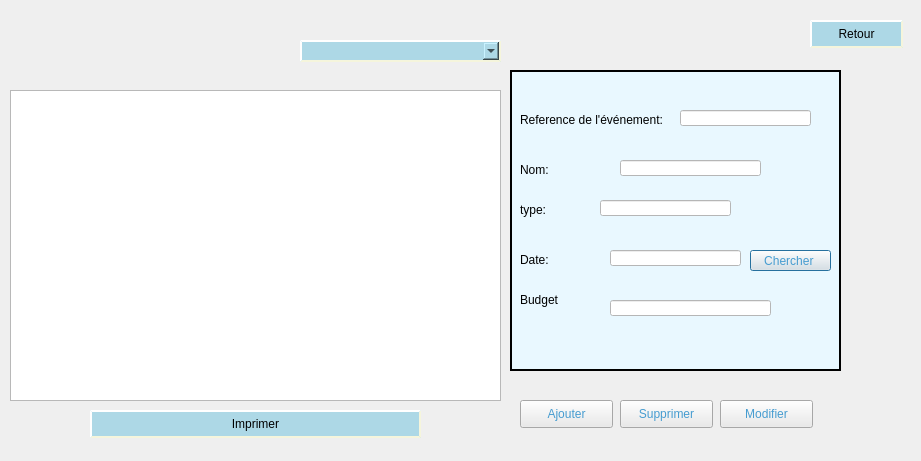
<?xml version="1.0" encoding="UTF-8"?>
<ui version="4.0">
 <class>crud_evenement</class>
 <widget class="QDialog" name="crud_evenement">
  <property name="geometry">
   <rect>
    <x>0</x>
    <y>0</y>
    <width>921</width>
    <height>461</height>
   </rect>
  </property>
  <property name="windowTitle">
   <string>Gestion de l'évémentiel</string>
  </property>
  <widget class="QFrame" name="frame">
   <property name="geometry">
    <rect>
     <x>510</x>
     <y>70</y>
     <width>331</width>
     <height>301</height>
    </rect>
   </property>
   <property name="styleSheet">
    <string notr="true">background-color:rgb(233,248,255);</string>
   </property>
   <property name="frameShape">
    <enum>QFrame::Box</enum>
   </property>
   <property name="frameShadow">
    <enum>QFrame::Plain</enum>
   </property>
   <property name="lineWidth">
    <number>2</number>
   </property>
   <property name="midLineWidth">
    <number>0</number>
   </property>
   <widget class="QLabel" name="label_15">
    <property name="geometry">
     <rect>
      <x>10</x>
      <y>40</y>
      <width>161</width>
      <height>20</height>
     </rect>
    </property>
    <property name="styleSheet">
     <string notr="true"/>
    </property>
    <property name="text">
     <string>Reference de l'événement:</string>
    </property>
   </widget>
   <widget class="QLabel" name="label_16">
    <property name="geometry">
     <rect>
      <x>10</x>
      <y>90</y>
      <width>91</width>
      <height>20</height>
     </rect>
    </property>
    <property name="styleSheet">
     <string notr="true"/>
    </property>
    <property name="text">
     <string>Nom:</string>
    </property>
   </widget>
   <widget class="QLabel" name="label_23">
    <property name="geometry">
     <rect>
      <x>10</x>
      <y>220</y>
      <width>91</width>
      <height>20</height>
     </rect>
    </property>
    <property name="styleSheet">
     <string notr="true"/>
    </property>
    <property name="text">
     <string>Budget</string>
    </property>
   </widget>
   <widget class="QLabel" name="label_17">
    <property name="geometry">
     <rect>
      <x>10</x>
      <y>130</y>
      <width>141</width>
      <height>20</height>
     </rect>
    </property>
    <property name="styleSheet">
     <string notr="true"/>
    </property>
    <property name="text">
     <string>type:</string>
    </property>
   </widget>
   <widget class="QLabel" name="label_18">
    <property name="geometry">
     <rect>
      <x>10</x>
      <y>180</y>
      <width>41</width>
      <height>20</height>
     </rect>
    </property>
    <property name="styleSheet">
     <string notr="true"/>
    </property>
    <property name="text">
     <string>Date:</string>
    </property>
   </widget>
   <widget class="QLineEdit" name="ref">
    <property name="geometry">
     <rect>
      <x>170</x>
      <y>40</y>
      <width>131</width>
      <height>16</height>
     </rect>
    </property>
    <property name="styleSheet">
     <string notr="true">background-color: rgb(255, 255, 255);
font: 10pt &quot;MS Shell Dlg 2&quot;;
color: rgb(0, 0, 0);
text-decoration:none;</string>
    </property>
    <property name="clearButtonEnabled">
     <bool>true</bool>
    </property>
   </widget>
   <widget class="QLineEdit" name="nom">
    <property name="geometry">
     <rect>
      <x>110</x>
      <y>90</y>
      <width>141</width>
      <height>16</height>
     </rect>
    </property>
    <property name="styleSheet">
     <string notr="true">background-color: rgb(255, 255, 255);
font: 10pt &quot;MS Shell Dlg 2&quot;;
color: rgb(0, 0, 0);
text-decoration:none;</string>
    </property>
    <property name="clearButtonEnabled">
     <bool>true</bool>
    </property>
   </widget>
   <widget class="QLineEdit" name="date">
    <property name="geometry">
     <rect>
      <x>100</x>
      <y>180</y>
      <width>131</width>
      <height>16</height>
     </rect>
    </property>
    <property name="styleSheet">
     <string notr="true">background-color: rgb(255, 255, 255);
font: 10pt &quot;MS Shell Dlg 2&quot;;
color: rgb(0, 0, 0);
text-decoration:none;</string>
    </property>
    <property name="clearButtonEnabled">
     <bool>true</bool>
    </property>
   </widget>
   <widget class="QLineEdit" name="type">
    <property name="geometry">
     <rect>
      <x>90</x>
      <y>130</y>
      <width>131</width>
      <height>16</height>
     </rect>
    </property>
    <property name="styleSheet">
     <string notr="true">background-color: rgb(255, 255, 255);
font: 10pt &quot;MS Shell Dlg 2&quot;;
color: rgb(0, 0, 0);
text-decoration:none;</string>
    </property>
    <property name="clearButtonEnabled">
     <bool>true</bool>
    </property>
   </widget>
   <widget class="QLineEdit" name="budget">
    <property name="geometry">
     <rect>
      <x>100</x>
      <y>230</y>
      <width>161</width>
      <height>16</height>
     </rect>
    </property>
    <property name="styleSheet">
     <string notr="true">background-color: rgb(255, 255, 255);
font: 10pt &quot;MS Shell Dlg 2&quot;;
color: rgb(0, 0, 0);
text-decoration:none;</string>
    </property>
    <property name="clearButtonEnabled">
     <bool>true</bool>
    </property>
   </widget>
   <widget class="QPushButton" name="pushButton_chercherD_2">
    <property name="geometry">
     <rect>
      <x>240</x>
      <y>180</y>
      <width>81</width>
      <height>21</height>
     </rect>
    </property>
    <property name="styleSheet">
     <string notr="true">border-color: rgb(0, 123, 180);
font: 10pt &quot;MS Shell Dlg 2&quot;;
background-color: rgb(234, 234, 234);
color: qlineargradient(spread:reflect, x1:0, y1:0, x2:1, y2:0, stop:0.512712 rgba(70, 156, 208, 255));</string>
    </property>
    <property name="text">
     <string>Chercher </string>
    </property>
   </widget>
  </widget>
  <widget class="QPushButton" name="pushButton_Modifier_C">
   <property name="geometry">
    <rect>
     <x>720</x>
     <y>400</y>
     <width>93</width>
     <height>28</height>
    </rect>
   </property>
   <property name="styleSheet">
    <string notr="true">border-color: rgb(0, 123, 180);
font: 10pt &quot;MS Shell Dlg 2&quot;;
background-color: rgb(234, 234, 234);
color: qlineargradient(spread:reflect, x1:0, y1:0, x2:1, y2:0, stop:0.512712 rgba(70, 156, 208, 255));</string>
   </property>
   <property name="text">
    <string>Modifier</string>
   </property>
  </widget>
  <widget class="QPushButton" name="pushButton_supprimer_C">
   <property name="geometry">
    <rect>
     <x>620</x>
     <y>400</y>
     <width>93</width>
     <height>28</height>
    </rect>
   </property>
   <property name="styleSheet">
    <string notr="true">border-color: rgb(0, 123, 180);
font: 10pt &quot;MS Shell Dlg 2&quot;;
background-color: rgb(234, 234, 234);
color: qlineargradient(spread:reflect, x1:0, y1:0, x2:1, y2:0, stop:0.512712 rgba(70, 156, 208, 255));</string>
   </property>
   <property name="text">
    <string>Supprimer</string>
   </property>
  </widget>
  <widget class="QPushButton" name="pushButton_ajout_C">
   <property name="geometry">
    <rect>
     <x>520</x>
     <y>400</y>
     <width>93</width>
     <height>28</height>
    </rect>
   </property>
   <property name="styleSheet">
    <string notr="true">border-color: rgb(0, 123, 180);
font: 10pt &quot;MS Shell Dlg 2&quot;;
background-color: rgb(234, 234, 234);
color: qlineargradient(spread:reflect, x1:0, y1:0, x2:1, y2:0, stop:0.512712 rgba(70, 156, 208, 255));</string>
   </property>
   <property name="text">
    <string>Ajouter</string>
   </property>
  </widget>
  <widget class="QTableView" name="tabevent">
   <property name="geometry">
    <rect>
     <x>10</x>
     <y>90</y>
     <width>491</width>
     <height>311</height>
    </rect>
   </property>
  </widget>
  <widget class="QComboBox" name="comboBox">
   <property name="geometry">
    <rect>
     <x>300</x>
     <y>40</y>
     <width>201</width>
     <height>22</height>
    </rect>
   </property>
   <property name="styleSheet">
    <string notr="true">QComboBox#comboBox {
    background-color: lightblue;
    border-style: outset;
    border-width: 2px;
    border-color: beige;
}</string>
   </property>
  </widget>
  <widget class="QPushButton" name="pushButton">
   <property name="geometry">
    <rect>
     <x>90</x>
     <y>410</y>
     <width>331</width>
     <height>28</height>
    </rect>
   </property>
   <property name="styleSheet">
    <string notr="true">QPushButton#pushButton {
    background-color: lightblue;
    border-style: outset;
    border-width: 2px;
    border-color: beige;
}</string>
   </property>
   <property name="text">
    <string>Imprimer</string>
   </property>
  </widget>
  <widget class="QPushButton" name="pushButton_2">
   <property name="geometry">
    <rect>
     <x>810</x>
     <y>20</y>
     <width>93</width>
     <height>28</height>
    </rect>
   </property>
   <property name="styleSheet">
    <string notr="true">QPushButton#pushButton_2 {
    background-color: lightblue;
    border-style: outset;
    border-width: 2px;
    border-color: beige;
}</string>
   </property>
   <property name="text">
    <string>Retour</string>
   </property>
  </widget>
 </widget>
 <resources/>
 <connections/>
</ui>
